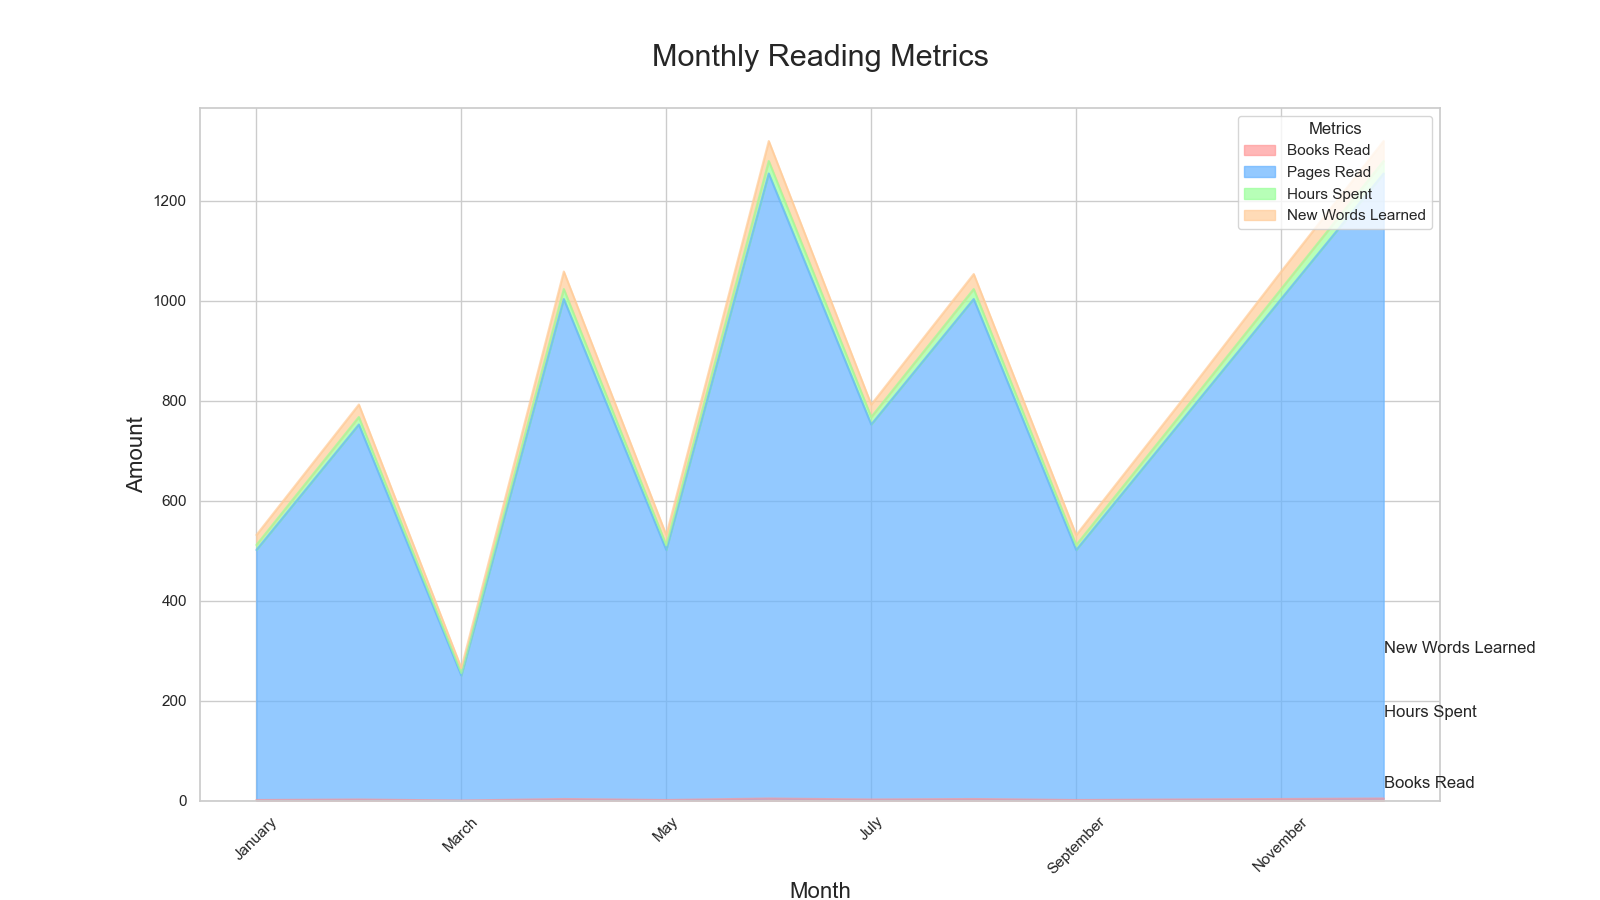

Generate this figure with Python:

import seaborn as sns
import pandas as pd
import matplotlib.pyplot as plt

# Data
data = {
    'Month': ['January', 'February', 'March', 'April', 'May', 'June', 'July', 'August', 'September', 'October', 'November', 'December'],
    'Books Read': [2, 3, 1, 4, 2, 5, 3, 4, 2, 3, 4, 5],
    'Pages Read': [500, 750, 250, 1000, 500, 1250, 750, 1000, 500, 750, 1000, 1250],
    'Hours Spent': [10, 15, 5, 20, 10, 25, 15, 20, 10, 15, 20, 25],
    'New Words Learned': [20, 25, 10, 35, 20, 40, 25, 30, 20, 25, 35, 40],
}

df = pd.DataFrame(data)

# Define a color palette
palette = ["#FF9999", "#66B3FF", "#99FF99", "#FFCC99"]

# Melt DataFrame
df_melted = df.melt('Month', var_name='Metric', value_name='Amount')

# Plot
plt.figure(figsize=(16, 9))

# Area plot
sns.set_style("whitegrid")
df.set_index('Month').plot(kind='area', stacked=True, color=palette, alpha=0.7, figsize=(16, 9))

# Customization
plt.title('Monthly Reading Metrics', fontsize=22, pad=30)
plt.xlabel('Month', fontsize=16)
plt.ylabel('Amount', fontsize=16)
plt.xticks(rotation=45)
plt.legend(title='Metrics', loc='upper right')

# Annotations
for i, metric in enumerate(df.columns[1:]):
    y = df[metric].cumsum() - (0.5 * df[metric])
    for x, value in enumerate(y):
        if x == len(df) - 1:
            plt.text(x, value, f'{metric}', fontsize=12, ha='left', va='center')

plt.tight_layout()
plt.show()
